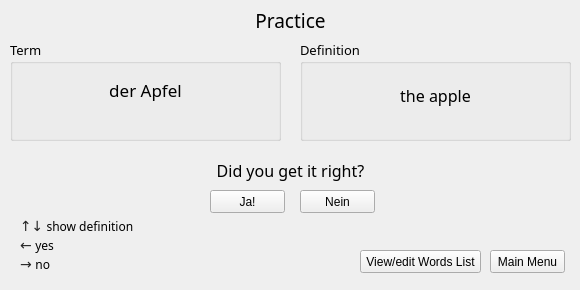
    <widget class="QWidget" name="page_4">
     <widget class="QLabel" name="label_16">
      <property name="geometry">
       <rect>
        <x>10</x>
        <y>10</y>
        <width>561</width>
        <height>21</height>
       </rect>
      </property>
      <property name="font">
       <font>
        <family>Andalus</family>
        <pointsize>14</pointsize>
       </font>
      </property>
      <property name="text">
       <string>Practice</string>
      </property>
      <property name="alignment">
       <set>Qt::AlignCenter</set>
      </property>
     </widget>
     <widget class="QGroupBox" name="groupBox_4">
      <property name="geometry">
       <rect>
        <x>10</x>
        <y>40</y>
        <width>271</width>
        <height>101</height>
       </rect>
      </property>
      <property name="font">
       <font>
        <family>Andalus</family>
        <pointsize>10</pointsize>
       </font>
      </property>
      <property name="title">
       <string>Term</string>
      </property>
      <widget class="QLabel" name="label_18">
       <property name="geometry">
        <rect>
         <x>20</x>
         <y>29</y>
         <width>231</width>
         <height>41</height>
        </rect>
       </property>
       <property name="font">
        <font>
         <pointsize>13</pointsize>
         <weight>50</weight>
         <bold>false</bold>
        </font>
       </property>
       <property name="text">
        <string>der Apfel</string>
       </property>
       <property name="alignment">
        <set>Qt::AlignCenter</set>
       </property>
      </widget>
     </widget>
     <widget class="QGroupBox" name="groupBox_6">
      <property name="geometry">
       <rect>
        <x>300</x>
        <y>40</y>
        <width>271</width>
        <height>101</height>
       </rect>
      </property>
      <property name="font">
       <font>
        <family>Andalus</family>
        <pointsize>10</pointsize>
       </font>
      </property>
      <property name="title">
       <string>Definition</string>
      </property>
      <widget class="QLabel" name="label_19">
       <property name="geometry">
        <rect>
         <x>10</x>
         <y>20</y>
         <width>251</width>
         <height>71</height>
        </rect>
       </property>
       <property name="font">
        <font>
         <pointsize>12</pointsize>
        </font>
       </property>
       <property name="text">
        <string>the apple</string>
       </property>
       <property name="alignment">
        <set>Qt::AlignCenter</set>
       </property>
      </widget>
     </widget>
     <widget class="QLabel" name="label_20">
      <property name="geometry">
       <rect>
        <x>10</x>
        <y>160</y>
        <width>561</width>
        <height>21</height>
       </rect>
      </property>
      <property name="font">
       <font>
        <family>Andalus</family>
        <pointsize>12</pointsize>
       </font>
      </property>
      <property name="text">
       <string>Did you get it right?</string>
      </property>
      <property name="alignment">
       <set>Qt::AlignCenter</set>
      </property>
     </widget>
     <widget class="QPushButton" name="pushButton_17">
      <property name="geometry">
       <rect>
        <x>210</x>
        <y>190</y>
        <width>75</width>
        <height>23</height>
       </rect>
      </property>
      <property name="text">
       <string>Ja!</string>
      </property>
     </widget>
     <widget class="QPushButton" name="pushButton_18">
      <property name="geometry">
       <rect>
        <x>300</x>
        <y>190</y>
        <width>75</width>
        <height>23</height>
       </rect>
      </property>
      <property name="text">
       <string>Nein</string>
      </property>
     </widget>
     <widget class="QPushButton" name="pushButton_19">
      <property name="geometry">
       <rect>
        <x>490</x>
        <y>250</y>
        <width>75</width>
        <height>23</height>
       </rect>
      </property>
      <property name="text">
       <string>Main Menu</string>
      </property>
     </widget>
     <widget class="QPushButton" name="pushButton_20">
      <property name="geometry">
       <rect>
        <x>360</x>
        <y>250</y>
        <width>121</width>
        <height>23</height>
       </rect>
      </property>
      <property name="text">
       <string>View/edit Words List</string>
      </property>
     </widget>
     <widget class="QLabel" name="label_21">
      <property name="geometry">
       <rect>
        <x>20</x>
        <y>210</y>
        <width>141</width>
        <height>71</height>
       </rect>
      </property>
      <property name="font">
       <font>
        <family>Andalus</family>
       </font>
      </property>
      <property name="text">
       <string>&lt;html&gt;&lt;head/&gt;&lt;body&gt;&lt;p&gt;&lt;span style=&quot; font-family:'sans-serif'; font-size:14px; font-style:italic; color:#252525;&quot;&gt;↑↓&lt;/span&gt; show definition&lt;br/&gt;&lt;span style=&quot; font-family:'sans-serif'; font-size:14px; color:#252525;&quot;&gt;← &lt;/span&gt;yes&lt;br/&gt;&lt;span style=&quot; font-family:'sans-serif'; font-size:14px; color:#252525;&quot;&gt;→ &lt;/span&gt;no&lt;/p&gt;&lt;/body&gt;&lt;/html&gt;</string>
      </property>
     </widget>
    </widget>
